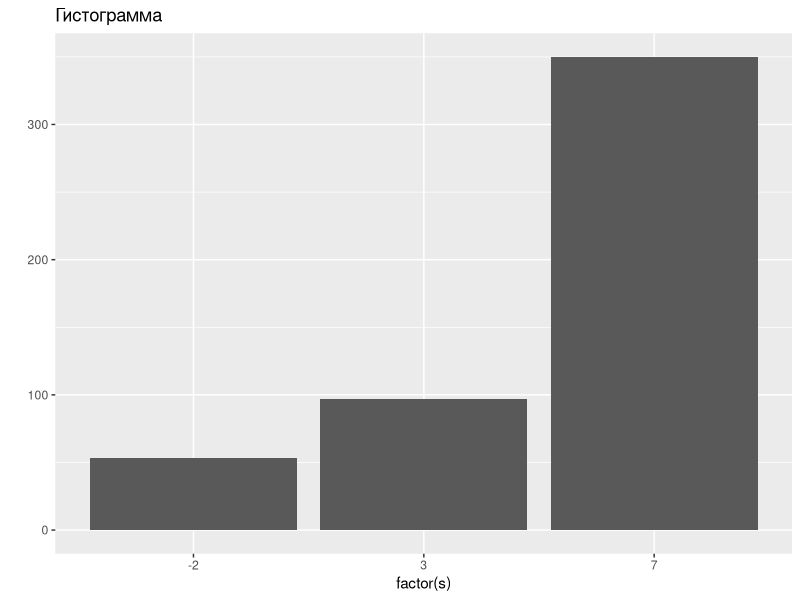
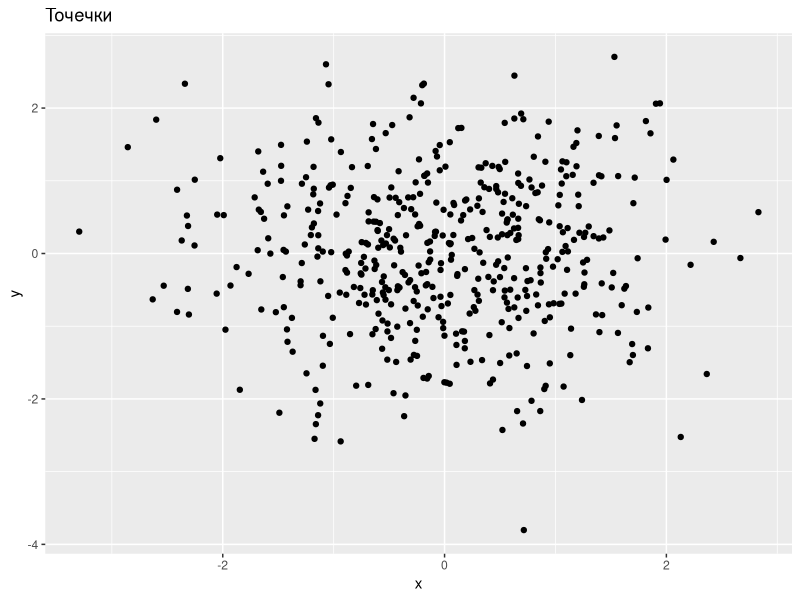

Generate these figures, in order, with R:
## ---- chunk 1
5 + 9
## ---- chunk 2
a <- factorial(4)
b <- 2^3
a + b
## ---- chunk 3
a <- 1/0
a
## ---- chunk 4
1/(a-9)
## ---- chunk 5
atan(Inf)
## ---- chunk 6
pi/2
## ---- chunk 7
0/0
## ---- chunk 8
a<-3:10
a
## ---- chunk 9
b<-rep(777, times=5)
b
## ---- chunk 10
vect <- c(5, -4, 1)
## ---- chunk 11
sum(vect)
## ---- chunk 12
mean(vect)
## ---- chunk 13
h <- sample(1:5, 300, rep=TRUE)
## ---- chunk 14
str(h)
head(h)
## ---- chunk 15
x.val <- c(-2, 3, 7)
x.pr <- c(0.1, 0.2, 0.7)
## ---- chunk 16
s <- sample(x.val, 500, rep=TRUE, x.pr)
str(s)
## ---- chunk 17
library(ggplot2)
## ---- chunk 18
qplot(factor(s), main="Гистограмма")
## ---- chunk 19
x <- rnorm(500) # 500 нормальных величин со средним 0 и дисперсией 1
y <- rnorm(500) # 500 нормальных величин со средним 0 и дисперсией 1
qplot(x, y, main="Точечки")
## ---- chunk 20
b <- s[s>0]
b
str(b)
## ---- chunk 21
s[6:20]
## ---- chunk 22
s[c(5,7,13)]
## ---- chunk 23
sum(s==3)
## ---- chunk 24
length(b)
## ---- chunk 25
0.4 + 0.1 == 0.5
## ---- chunk 26
0.4 - 0.1 == 0.3
